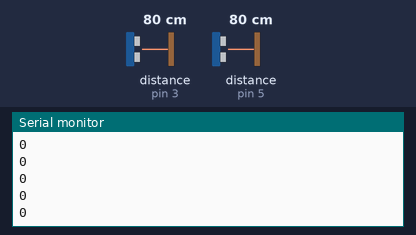
The sketch below on a simulated Arduino Uno, built with avr-gcc and run on an emulated ATmega328P. On the bench: the last lines printed to the serial monitor. The test bench sets the inputs (shaded band); at power-on: distance to the obstacle (sensors on pin 3, pin 5) 80 cm.

Above: at 1.2 s.
1.3 s: distance to the obstacle (sensor on pin 3) set to 2 cm
At 1.57 s:
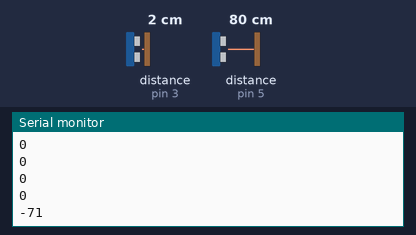
2.8 s: distance to the obstacle (sensor on pin 5) set to 18 cm
At 2.83 s:
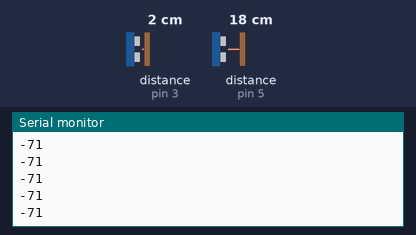
4.3 s: distance to the obstacle (sensor on pin 3) set to 35 cm
At 4.38 s:
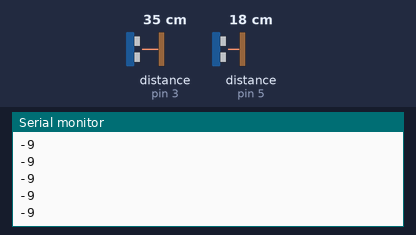
5.8 s: distance to the obstacle (sensor on pin 5) set to 2 cm
At 5.92 s:
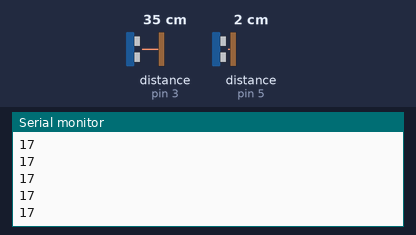
Timing chart, 0 to 8.3 s (numbered marks = the images above; inputs shaded):
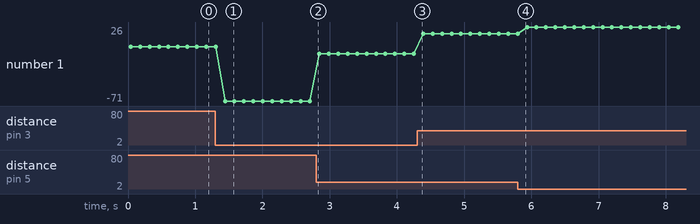

Measured:
- after the input at 1.3 s, the serial monitor: prints a new line after 0.14 s (image 1)
- plotted number 1: 0 → -71 after the input at 1.3 s, -71 → -9 after the input at 2.8 s, -9 → 17 after the input at 4.3 s, 17 → 26 after the input at 5.8 s

The sketch:

testing_sensors_withIRlib.ino
```cpp
/*
This sketch is for testing sensors with SharpIR library
*/
#include <SharpIR.h>

int val1 = 0;
int val2 = 0;
SharpIR sharp1(3, 25, 93, 1080);  // sensor attached to pin 2
SharpIR sharp2(5, 25, 93, 1080);  // sensor attached to pin 2

void setup() {
  // put your setup code here, to run once:
  Serial.begin(9600);
}

void loop() {
  // put your main code here, to run repeatedly:
  val1 = sharp1.distance();
  val2 = sharp2.distance();
  Serial.println(val1-val2);
  delay(100);
}
```
